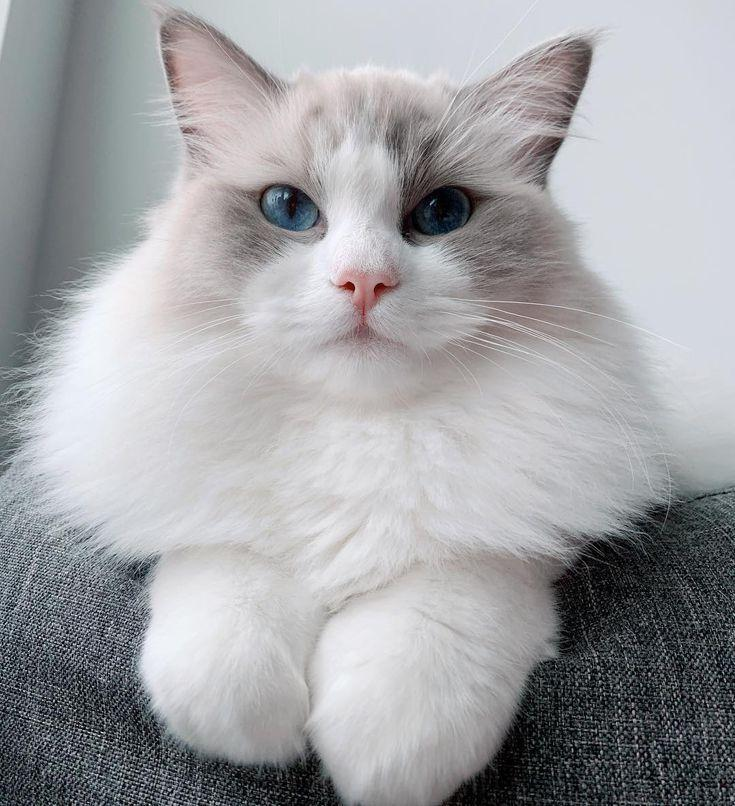
#> input picture pic.jpg, 735 x 806 px
$ python hog.py
#> lines starting #> are read from the running program, lines starting #| are printed output that depends on the picture
# Import the necessary libraries
import numpy as np
from skimage.io import imread
from skimage.feature import hog

# Load the image
image = imread("pic.jpg")
#> image is the input picture: shape (806, 735, 3); mean R, G, B 161.2, 161.8, 164.9

# Convert the image to grayscale
grayscale_image = image.mean(axis=2)

# Calculate the gradient of the image
gradient = np.gradient(grayscale_image)
#> gradient = 2 items

# Calculate the orientation of each gradient
gradient_orientations = np.arctan2(gradient[0], gradient[1])
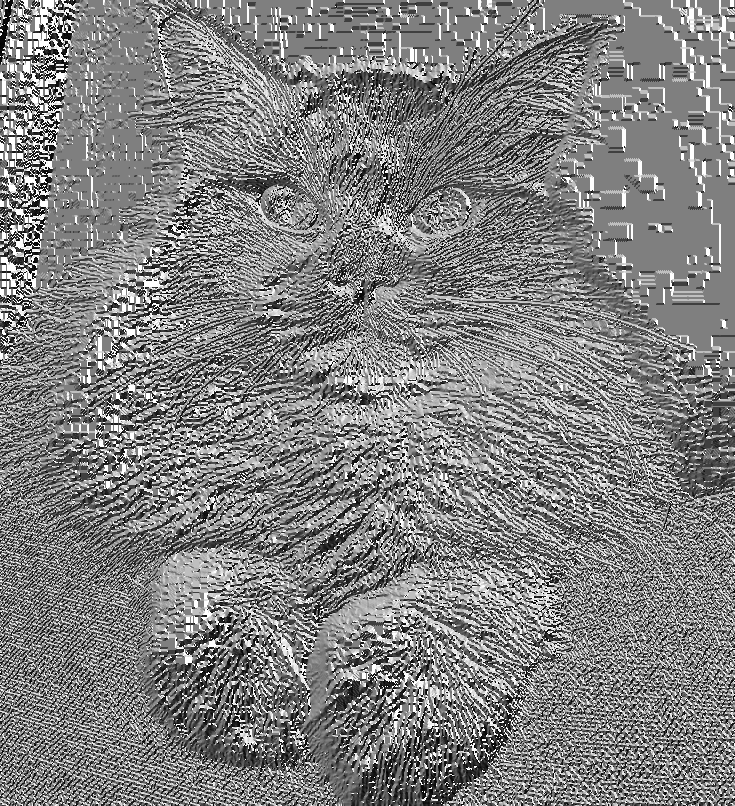
#> gradient_orientations: shape (806, 735) float64; min -3.14, max 3.14, mean 0.0354; drawn with min black and max white

# Define the HOG parameters
# The number of orientations to use
orientations = 9
# The number of pixels per cell
pixels_per_cell = (8, 8)
# The number of cells per block
cells_per_block = (2, 2)

# Calculate the HOG features
hog_features = hog(grayscale_image, orientations=orientations, pixels_per_cell=pixels_per_cell, cells_per_block=cells_per_block, visualize=True)

# Print the HOG features
print(hog_features)
#> (printed output is left out)
